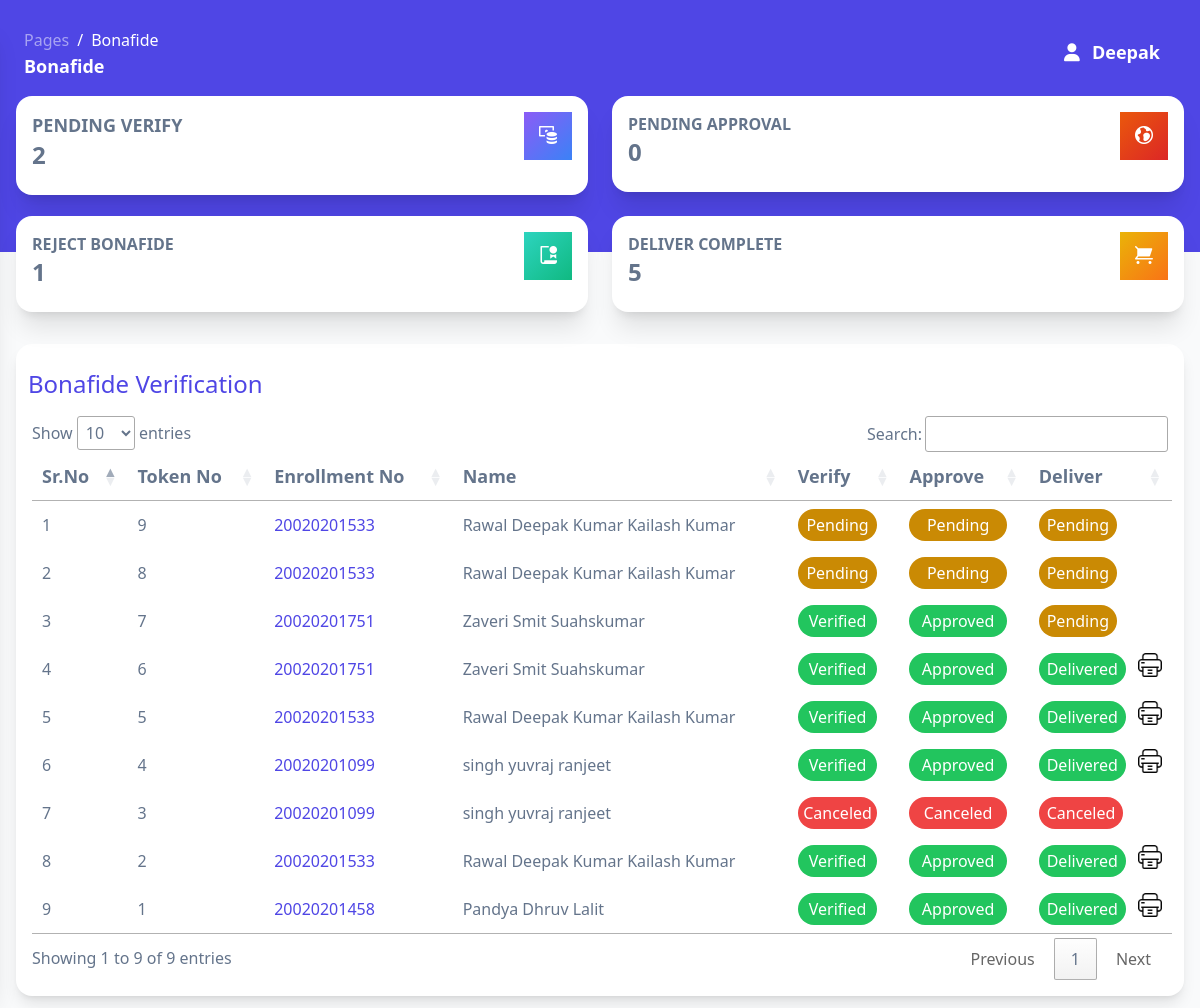
The page /Admin_side/public/bonafide.php (signed in) on the database its author committed.
### tables this page shows
CREATE TABLE IF NOT EXISTS `bonafide` (
  `id` int NOT NULL AUTO_INCREMENT,
  `enrollment_no` varchar(500) NOT NULL,
  `name` varchar(500) NOT NULL,
  `father_name` varchar(500) NOT NULL,
  `course` varchar(500) NOT NULL,
  `semester` varchar(500) NOT NULL,
  `mobile_no` varchar(500) NOT NULL,
  `email` varchar(500) NOT NULL,
  `purpose` varchar(500) NOT NULL,
  `fee_recipt` varchar(500) NOT NULL,
  `remark` varchar(500) NOT NULL,
  `status` varchar(500) NOT NULL,
  `verify_flag` tinyint(1) NOT NULL DEFAULT '0',
  `verify_by` varchar(500) NOT NULL,
  `approve_flag` tinyint(1) NOT NULL DEFAULT '0',
  `approve_by` varchar(500) NOT NULL,
  `delever_flag` tinyint(1) NOT NULL DEFAULT '0',
  `print_flag` tinyint(1) NOT NULL DEFAULT '0',
  `apply_date` date NOT NULL,
  `pickup_date` date NOT NULL,
  PRIMARY KEY (`id`)
);

### Admin_side/public/bonafide.php (the view, shortened to what the rows shown need)
<?php
include('private/bonafide_server.php');
$bonafide = new Bonafide;
?>
<!DOCTYPE html>
<html>
<head>
  <link href="private/assets/css/nucleo-icons.css" rel="stylesheet" />
  <link href="private/assets/css/nucleo-svg.css" rel="stylesheet" />
  <link rel="stylesheet" href="private/assets/css/tooltips.css">
  <link rel="stylesheet" href="input.css">
  <script src="https://cdn.tailwindcss.com"></script>
  <link rel="stylesheet" href="https://cdn.datatables.net/1.13.1/css/jquery.dataTables.min.css">
  <link rel="stylesheet" href="https://cdn.datatables.net/buttons/2.3.6/css/buttons.dataTables.min.css">
</head>
<body class="m-0 font-sans text-base antialiased font-normal bg-gray-50 text-slate-500 overflow-hidden">
  <main
    class="relative h-full max-h-screen transition-all duration-200 ease-in-out xl:ml-68 rounded-xl overflow-x-hidden scroll-smooth overflow-y-visible">
    <div class="w-full py-3 px-4 2xl:w-4/5 2xl:px-6 2xl:pt-8 xl:ml-80">
      <div class="min-w-full bg-white shadow-lg rounded-2xl mt-0 py-4">
        <div class="flex flex-col justify-start">
          <h1 class="text-2xl font-medium text-indigo-600 py-2 pl-3">Bonafide Verification</h1>
        </div>
        <div class="px-4 min-w-full text-left text-base mt-2 overflow-x-auto">
          <table id="myTable">
            <thead class="border-b font-medium text-lg">
              <tr>
                <th scope="col" class="px-6 py-3">Sr.No</th>
                <th scope="col" class="px-6 py-3 hidden lg:table-cell">Token No</th>
                <th scope="col" class="px-0 py-3">Enrollment No</th>
                <th scope="col" class="pr-6 py-3 hidden md:table-cell">Name</th>
                <th scope="col" class="px-6 py-3">Verify</th>
                <th scope="col" class="py-3">Approve</th>
                <th scope="col" class="py-3">Deliver</th>
              </tr>
            </thead>
            <tbody class="text-left">
              <?php
              $get_deatils = $bonafide->get_details();
              $count = 0;
              while ($row = mysqli_fetch_assoc($get_deatils)) {
                $count++;
                ?>
                <tr class="border-b transition duration-300 ease-in-out hover:bg-neutral-100 2xl:text-lg">
                  <td class="whitespace-nowrap px-6 py-4 font-medium">
                    <?php echo $count; ?>
                  </td>
                  <td class="whitespace-nowrap px-6 py-4 hidden lg:table-cell">
                    <?php echo $row['id']; ?>
                  </td>
                  <td class="whitespace-nowrap px-0 py-4">
                    <a href="bonafide_verification?verify_id=<?php echo $row['id']; ?>" class="text-indigo-600 font-medium"><?php echo $row['enrollment_no']; ?></a>
                  </td>
                  <td class="whitespace-nowrap pr-6 py-4 hidden md:table-cell">
                    <?php echo $row['name']; ?>
                  </td>
                  <td class="whitespace-nowrap px-6 py-4">
                    <?php if ($_SESSION['type'] == "Clerk" && $row['verify_flag'] == 0 && $row['remark'] == "") { ?>
                      <a href="bonafide_verification?verify_id=<?php echo $row['id']; ?>"><button name="view" id="view"
                          class="bg-indigo-600 px-4 py-2 rounded-lg text-white font-medium hover:bg-indigo-500 shadow-md">View</button></a>
                    <?php } else if ($_SESSION['type'] == "Head" && $row['verify_flag'] == 0 && $row['remark'] == "") { ?>
                        <p class="text-base bg-yellow-600 mr-3 p-1 text-white font-medium text-center rounded-full">Pending</p>
                    <?php } else if ($row['verify_flag'] == 1 && $row['remark'] == "") { ?>
                          <p class="text-base bg-green-500 mr-3 p-1 text-white font-medium text-center rounded-full">Verified</p>
                    <?php } else if ($row['verify_flag'] == 0 || $row['verify_flag'] == 1 && $row['remark'] != "") { ?>
                            <p class="text-base bg-red-500 mr-3 p-1 text-white font-medium text-center rounded-full">Canceled</p>
                    <?php } ?>
                  </td>
                  <td class="whitespace-nowrap px-6 py-4">
                    <?php if ($_SESSION['type'] == "Head" && $row['verify_flag'] == 1 && $row['approve_flag'] == 0 && $row['remark'] == "") { ?>
                      <a href="bonafide_verification?verify_id=<?php echo $row['id']; ?>"><button name="approve"
                          id="approve"
                          class="bg-indigo-600 px-4 py-2 rounded-lg text-white font-medium hover:bg-indigo-500 shadow-md">View</button></a>
                    <?php } else if (($_SESSION['type'] == "Clerk" || $_SESSION['type'] == "Head") && ($row['verify_flag'] == 1 || $row['verify_flag'] == 0) && $row['approve_flag'] == 0 && $row['remark'] == "") { ?>
                        <p class="text-base bg-yellow-600 mr-3 p-1 text-white font-medium text-center rounded-full">Pending</p>
                    <?php } else if ($row['approve_flag'] == 1 && $row['remark'] == "") { ?>
                          <p class="text-base bg-green-500 mr-3 p-1 text-white font-medium text-center rounded-full">Approved</p>
                    <?php } else if ($row['approve_flag'] == 0 && $row['remark'] != "") { ?>
                            <p class="text-base bg-red-500 mr-3 p-1 text-white font-medium text-center rounded-full">Canceled</p>
                    <?php } ?>
                  </td>
                  <td class="whitespace-nowrap px-6 py-4">
                    <?php if ($row['approve_flag'] == 1 && $_SESSION['type'] == "Clerk" && $row['delever_flag'] == 0 && $row['remark'] == "") { ?>
                      <div class="flex"> <a href="private/bonafide_server.php?pickup_id=<?php echo $row['id']; ?>"><button name="print"
                            class="bg-indigo-600 px-4 py-2 rounded-lg text-white font-medium hover:bg-indigo-500 shadow-md disabled:cursor-not-allowed disabled:bg-indigo-500 deliver" disabled>Deliver</button></a>
                            <input type="hidden" name="print_flag" class="print_flag" value="<?php echo $row['print_flag'];?>">
                        <a href="bonafide?deliver_id=<?php echo $row['id']; ?>" onclick="disable_toggle()" class="w-6 h-6"><img class="my-2 ml-2"
                            src=" private/Images/printer.png" alt="" srcset=""></a>
                      </div>
                    <?php } else if ($_SESSION['type'] == "Head" && $row['delever_flag'] == 0 && $row['remark'] == "") { ?>
                        <div class="flex">
                          <p class="text-base bg-yellow-600 mr-3 py-1 px-2 text-white font-medium text-center rounded-full">
                            Pending</p>
                        </div>
                    <?php } else if ($row['delever_flag'] == 1 && $row['remark'] == "") { ?>
                            <div class="flex ">
                              <p class="text-base bg-green-500 mr-3 py-1 px-2 text-white font-medium text-center rounded-full">
                                Delivered
                              </p>
                              <a href="bonafide?deliver_id=<?php echo $row['id']; ?>" class="w-6 h-6 "><img class="m-auto"
                                  src="private/Images/printer.png" alt="" srcset=""></a>
                            </div>
                    <?php } else if ($row['verify_flag'] == 1 || $row['verify_flag'] == 0 && $row['delever_flag'] == 0 && $row['remark'] != "") { ?>
                              <div class="flex ">
                                <p class="text-base bg-red-500 mr-3 py-1 px-2 text-white font-medium text-center rounded-full">
                                  Canceled
                                </p>
                              </div>
                    <?php } ?>
                  </td>
                </tr>
                <?php
              }
              ?>
            </tbody>
          </table>
        </div>
      </div>
  </main>
</body>
</html>

### rows shown on the page
bonafide: id "9", enrollment_no "20020201533", name "Rawal Deepak Kumar Kailash Kumar", verify_flag "Pending", approve_flag "Pending"
bonafide: id "8", enrollment_no "20020201533", name "Rawal Deepak Kumar Kailash Kumar", verify_flag "Pending", approve_flag "Pending"
bonafide: id "7", enrollment_no "20020201751", name "Zaveri Smit Suahskumar", verify_flag "Verified", approve_flag "Pending"
bonafide: id "6", enrollment_no "20020201751", name "Zaveri Smit Suahskumar", verify_flag "Verified", approve_flag 1 (drawn)
bonafide: id "5", enrollment_no "20020201533", name "Rawal Deepak Kumar Kailash Kumar", verify_flag "Verified", approve_flag 1 (drawn)
bonafide: id "4", enrollment_no "20020201099", name "singh yuvraj ranjeet", verify_flag "Verified", approve_flag 1 (drawn)
bonafide: id "3", enrollment_no "20020201099", name "singh yuvraj ranjeet", verify_flag "Canceled"
bonafide: id "2", enrollment_no "20020201533", name "Rawal Deepak Kumar Kailash Kumar", verify_flag "Verified", approve_flag 1 (drawn)
bonafide: id "1", enrollment_no "20020201458", name "Pandya Dhruv Lalit", verify_flag "Verified", approve_flag 1 (drawn)

### other values the page prints
$_SESSION['name'] "Deepak"
$bonafide->pending_verify() "2"
$bonafide->pending_approval() "0"
$bonafide->reject_bonafide() "1"
$bonafide->complete_deliver() "5"
